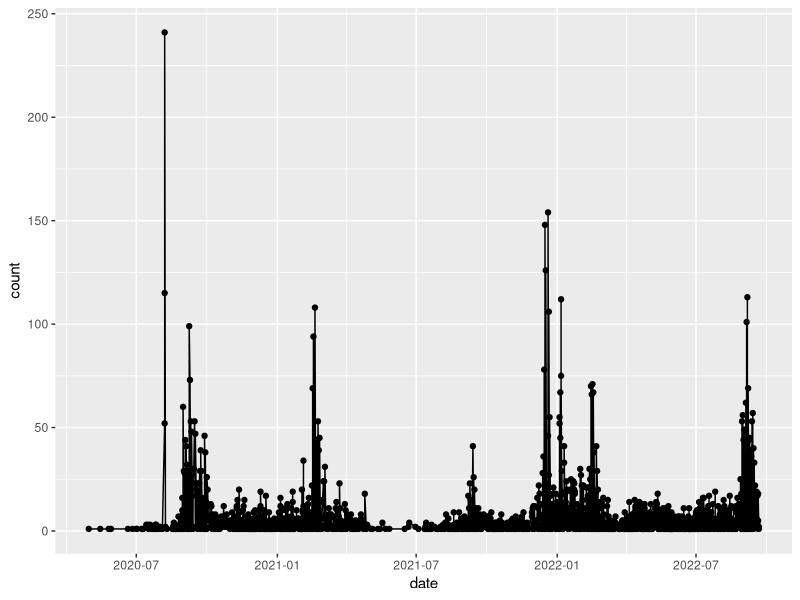

The R source for this figure: (Note: this script raises an error after producing the figure.)
## ---- chunk 1
knitr::opts_chunk$set(echo = TRUE)
## ---- chunk 2
library(tidyverse)
library(lubridate)
library(dplyr)
library(writexl)

## ---- chunk 3
data <- read_csv('data.csv')
colnames(data) <- c('drop','type','role','date','count')
data <- 
  data%>% 
drop_na(drop)
data <- subset(data, select = -c(drop))


#clean date
data$date <- as.Date(parse_date_time(data$date, "dmy"))
data$year <- as.numeric(format(data$date, "%Y"))


## ---- chunk 4
#create dfs by semester
fall2020 <- data[data$date >= "2020-08-30" & data$date <= "2020-12-22", ]
spring2021 <- data[data$date >= "2021-01-25" & data$date <= "2021-05-19", ]
fall2021 <- data[data$date >= "2021-08-30" & data$date <= "2021-12-22", ]
spring2022  <- data[data$date >= "2022-01-24" & data$date <= "2022-05-18", ]
fall2022  <- data[data$date >= "2022-08-29",]


#devon semesters - adjust start date for fall 2020, end date for fall 2021
d_fall2020 <- data[data$date >= "2020-08-31" & data$date <= "2020-12-22", ]
d_spring2021 <- data[data$date >= "2021-01-25" & data$date <= "2021-05-19", ]
d_fall2021 <- data[data$date >= "2021-08-30" & data$date <= "2021-12-21", ]
d_spring2022  <- data[data$date >= "2022-01-24" & data$date <= "2022-05-18", ]
d_fall2022  <- data[data$date >= "2022-08-29",]

## ---- chunk 5
sum(fall2020$count)
sum(spring2021$count)
sum(fall2021$count)
sum(spring2022$count)
sum(fall2022$count)

#devon sums with new adjusted semesters
sum(d_fall2020$count)
sum(d_spring2021$count)
sum(d_fall2021$count)
sum(d_spring2022$count)
sum(d_fall2022$count)

## ---- chunk 6
shortfall2020 <- data[data$date >= "2020-08-30" & data$date <= "2020-09-21", ]
shortspring2021 <- data[data$date >= "2021-01-25" & data$date <= "2021-02-10", ] #why is this shorter? - devon
shortfall2021 <- data[data$date >= "2021-08-30" & data$date <= "2021-09-21", ]
shortspring2022  <- data[data$date >= "2022-01-24" & data$date <= "2022-02-11", ] #why is this shorter? - devon
fall2022  <- data[data$date >= "2022-08-29",]

#devon short sems adjusting fall 2020 start, spring 2021 end, fall 2021 end, spring 2022 end
d_shortfall2020 <- data[data$date >= "2020-08-31" & data$date <= "2020-09-21", ]
d_shortspring2021 <- data[data$date >= "2021-01-25" & data$date <= "2021-02-15", ]
d_shortfall2021 <- data[data$date >= "2021-08-30" & data$date <= "2021-09-20", ]
d_shortspring2022  <- data[data$date >= "2022-01-24" & data$date <= "2022-02-14", ]
d_fall2022  <- data[data$date >= "2022-08-29",]
## ---- chunk 7
sum(shortfall2020$count)
sum(shortspring2021$count)
sum(shortfall2021$count)
sum(shortspring2022$count)
sum(fall2022$count)

#devon sums with adjusted semesters
sum(d_shortfall2020$count)
sum(d_shortspring2021$count)
sum(d_shortfall2021$count)
sum(d_shortspring2022$count)
sum(d_fall2022$count)
## ---- chunk 8
library(ggplot2)
## ---- chunk 9
ggplot(data=data, aes(x=date, y=count, group=1)) +
  geom_line()+
  geom_point()
## ---- chunk 10
databydate <- data %>% group_by(date)
databydate <- subset(databydate, select = -c(role))


shortfall2020sr <- 
  shortfall2020%>%
  filter(type == "Self Reported")

shortspring2021sr <- 
  shortspring2021%>%
  filter(type == "Self Reported")

shortfall2021sr <- 
  shortfall2021%>%
  filter(type == "Self Reported")

shortspring2022sr <- 
  shortspring2022%>%
  filter(type == "Self Reported")

fall2022sr <- 
  fall2022%>%
  filter(type == "Self Reported")



## ---- chunk 11
sum(fall2020sr$count)
sum(spring2021sr$count)
sum(fall2021sr$count)
sum(spring2022sr$count)
sum(fall2022sr$count)



## ---- chunk 12
sum(fall2020sr$count)
sum(spring2021sr$count)
sum(fall2021sr$count)
sum(spring2022sr$count)
sum(fall2022sr$count)
## ---- chunk 13

shortfall2020u <- 
  shortfall2020%>%
  filter(type =="UHC Reported")

shortspring2021u <- 
  shortspring2021%>%
  filter(type == "UHC Reported")

shortfall2021u <- 
  shortfall2021%>%
  filter(type == "UHC Reported")

shortspring2022u <- 
  shortspring2022%>%
  filter(type == "UHC Reported")

fall2022u <- 
  fall2022%>%
  filter(type == "UHC Reported")

## ---- chunk 14
sum(fall2020u$count)
sum(spring2021u$count)
sum(fall2021u$count)
sum(spring2022u$count)
sum(fall2022u$count)
## ---- chunk 15
sum(fall2020u$count) + sum(fall2020sr$count)
sum(shortspring2021u$count) + sum(shortspring2021sr$count)
sum(shortfall2021u$count)+sum(shortfall2021sr$count)
sum(shortspring2022u$count)+sum(shortspring2022sr$count)

sum(fall2022u$count)+sum(fall2022sr$count)

## ---- chunk 16

#load in data
data <- read_csv('data.csv') %>%
  clean_names() %>%
  rename(
    date = positive_test_result_date
  ) %>%
  drop_na(question_from_laura) #%>%
  # mutate(
  #   number_of_cases = as.double(number_of_cases)
  # )

#clean date
data$date <- as.Date(parse_date_time(data$date, "dmy"))
data$year <- as.numeric(format(data$date, "%Y"))

clean_historic_data <- data %>%
  pivot_wider(names_from=primary_role, values_from=number_of_cases, values_fn = list, values_fill = 0) %>%
  clean_names() %>%
  mutate(
    student = as.character(student)
  )
  #mutate(across(student:faculty, ~replace(., lengths(.) == 0, NA))) 

#export to excel because efficiency and I don't know how
write_xlsx(clean_historic_data, "clean_historic_data.xlsx")

self_reports_clean <- clean_historic_data %>%
  filter(self_reported_or_uhc_reported == "Self Reported") 

# test
fall2020 <- clean_historic_data[clean_historic_data$date >= "2020-08-30" & clean_historic_data$date <= "2020-12-22", ]
self_reports_clean[is.null(self_reports_clean)] = 0


uhc_reports_clean <- clean_historic_data %>%
  filter(self_reported_or_uhc_reported == "UHC Reported")


